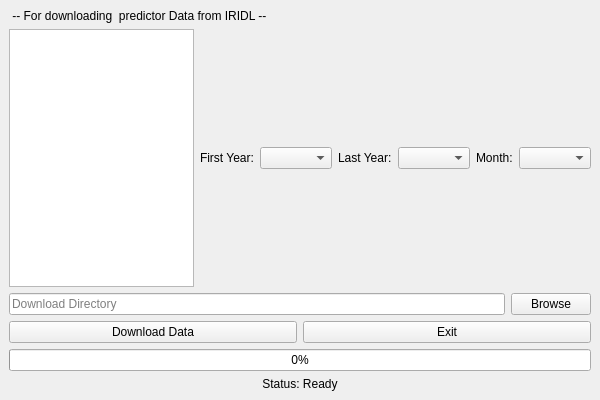
<?xml version="1.0" encoding="UTF-8"?>
<ui version="4.0">
 <class>DownloadData</class>
 <widget class="QMainWindow" name="DownloadData">
  <property name="geometry">
   <rect>
    <x>0</x>
    <y>0</y>
    <width>600</width>
    <height>400</height>
   </rect>
  </property>
  <property name="windowTitle">
   <string>Download Data</string>
  </property>
  <widget class="QWidget" name="centralwidget">
   <layout class="QVBoxLayout" name="verticalLayout">
    <item>
     <widget class="QLabel" name="instructionLabel">
      <property name="text">
       <string> -- For downloading  predictor Data from IRIDL -- </string>
      </property>
     </widget>
    </item>
    <item>
     <layout class="QHBoxLayout" name="horizontalLayout_1">
      <item>
       <widget class="QListWidget" name="predictorListWidget"/>
      </item>
        <item>
       <widget class="QLabel" name="firstYearLabel">
        <property name="text">
         <string>First Year:</string>
        </property>
       </widget>
      </item>
      <item>
       <widget class="QComboBox" name="firstYearCombo"/>
      </item>
      <item>
       <widget class="QLabel" name="lastYearLabel">
        <property name="text">
         <string>Last Year:</string>
        </property>
       </widget>
      </item>
      <item>
       <widget class="QComboBox" name="lastYearCombo"/>
      </item>
      <item>
       <widget class="QLabel" name="lastYearLabel">
        <property name="text">
         <string>Month:</string>
        </property>
       </widget>
      </item>
      <item>
       <widget class="QComboBox" name="prevMonthCombo"/>
      </item>
     </layout>
    </item>
    <item>
     <layout class="QHBoxLayout" name="horizontalLayout_2">
      <item>
       <widget class="QLineEdit" name="downloadDirInput">
        <property name="placeholderText">
         <string>Download Directory</string>
        </property>
       </widget>
      </item>
      <item>
       <widget class="QPushButton" name="browseButton">
        <property name="text">
         <string>Browse</string>
        </property>
       </widget>
      </item>
     </layout>
    </item>
    <item>
     <layout class="QHBoxLayout" name="horizontalLayout_3">
      <item>
       <widget class="QPushButton" name="downloadButton">
        <property name="text">
         <string>Download Data</string>
        </property>
       </widget>
      </item>
      <item>
       <widget class="QPushButton" name="exitButton">
        <property name="text">
         <string>Exit</string>
        </property>
       </widget>
      </item>
     </layout>
    </item>
    <item>
     <widget class="QProgressBar" name="progressBar">
      <property name="value">
       <number>0</number>
      </property>
      <property name="minimum">
       <number>0</number>
      </property>
      <property name="maximum">
       <number>100</number>
      </property>
     </widget>
    </item>
    <item>
     <widget class="QLabel" name="statusLabel">
      <property name="text">
       <string>Status: Ready</string>
      </property>
      <property name="alignment">
       <set>Qt::AlignCenter</set>
      </property>
     </widget>
    </item>
   </layout>
  </widget>
 </widget>
 <resources/>
 <connections/>
</ui>
